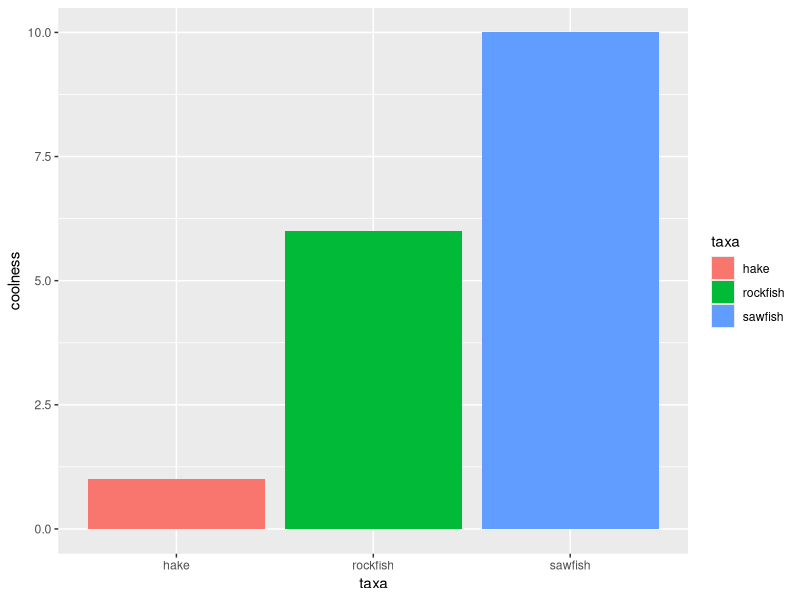
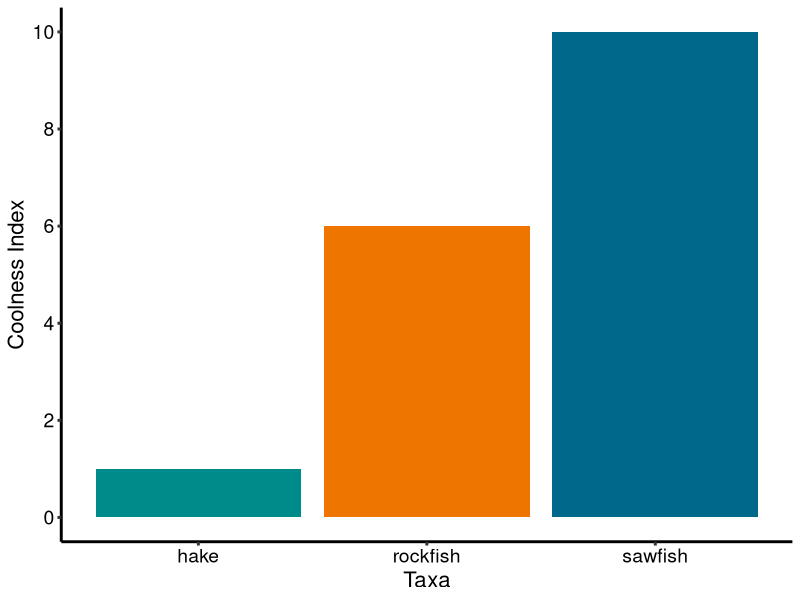
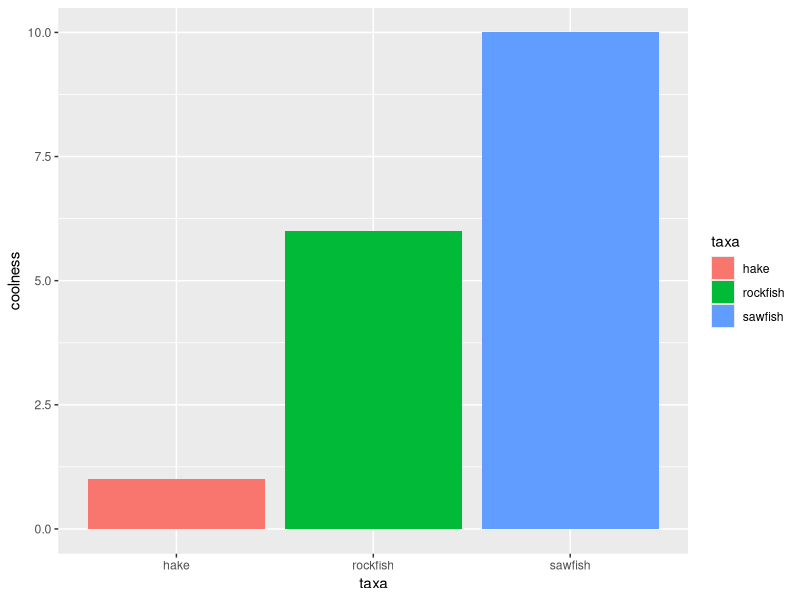
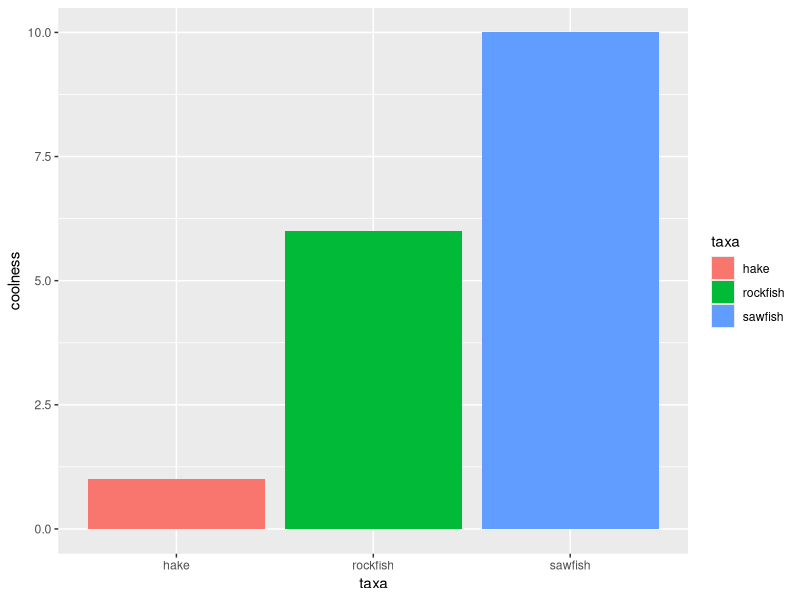

These charts were generated, in order, by the following R code:
## ---- chunk 1
library(ggplot2)
taxa <- c("hake", "rockfish", "sawfish")
coolness <- c(1, 6, 10)

df <- dplyr::bind_cols(taxa, coolness)
names(df) <- c("taxa", "coolness")
## ---- chunk 2
ggplot(data = df, aes(x = taxa, y = coolness)) +
  geom_col(aes(fill = taxa)) # bar chart
## ---- chunk 3
ggplot(data = df, aes(x = taxa, y = coolness)) +
  geom_col(aes(fill = taxa)) +
  xlab("Taxa") + # change x-axis title
  ylab("Coolness Index") + # change y-axis title
  scale_y_continuous(breaks = c(0, 2, 4, 6, 8, 10)) + # change y-axis interval
  theme_classic() + # changes theme broadly, but still need to increase text size and make other changes
  theme(axis.title = element_text(size = 16, color = "black"), # increase axis text size 
        axis.text = element_text(size = 14, color = "black"),
        axis.line = element_line(size = 1), # thicker, darker axis lines and tick marks
        axis.ticks = element_line(size = 1)) +
  theme(legend.position = "none") + # remove legend
  scale_fill_manual(values = c("cyan4", "darkorange2", "deepskyblue4")) # default colours not colour-blind friendly

## ---- chunk 4
ggplot(data = df, aes(x = taxa, y = coolness)) +
  geom_col(aes(fill = taxa)) # bar chart

ggsave("plot.PNG", width = 17, height = 15, units = "cm", dpi = 1600, bg = "transparent")

## ---- chunk 5
# Stacked bar chart
## ---- chunk 6
# Pie chart
## ---- chunk 7
# Scatterplot, with a linear regression fit
## ---- chunk 8
# Mean and error bar plot
